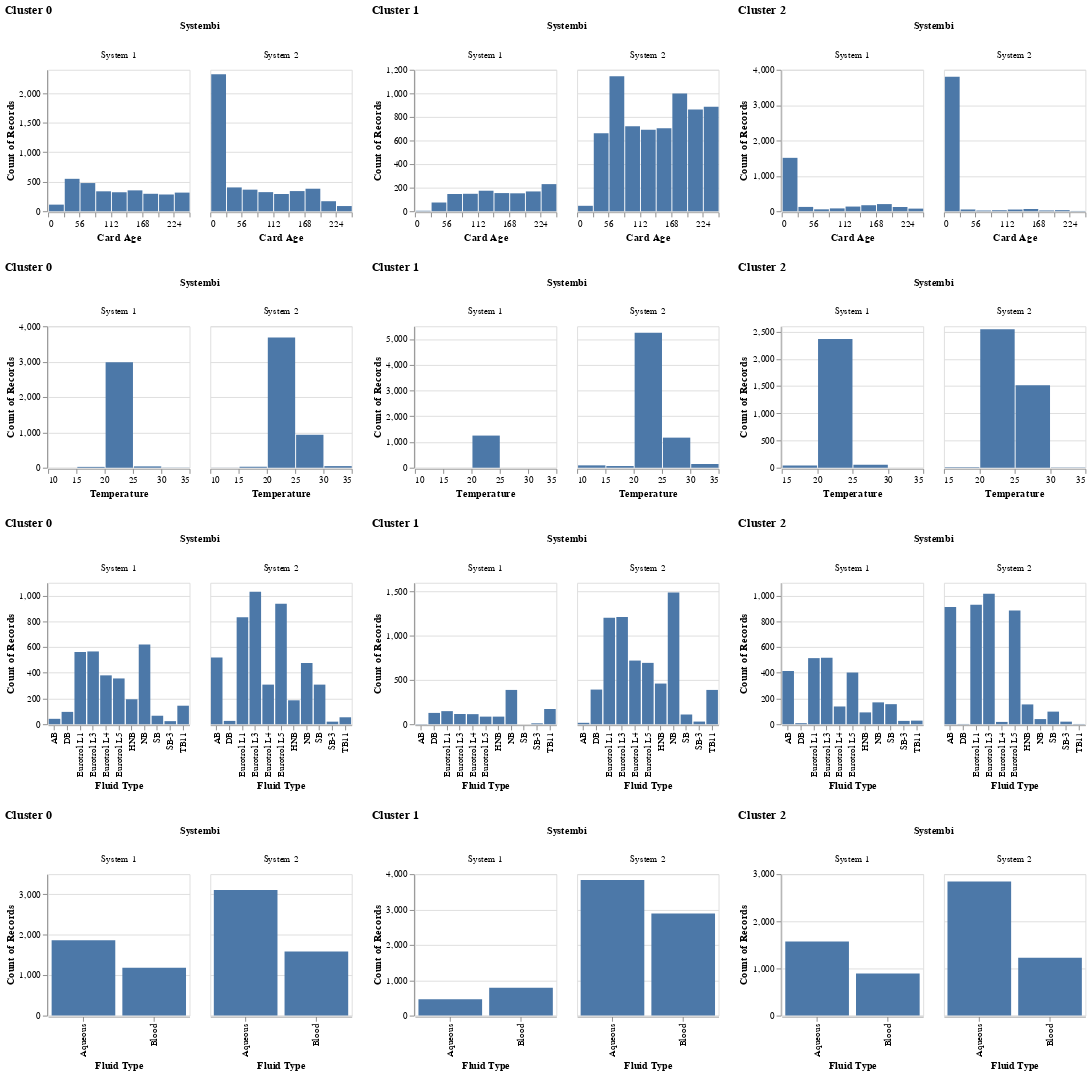

The cell this chart's notebook holds for it:
### Code cell
# Plot the feature distribution
plot_sensor_data(A_sample_window_zero, y_pred)
